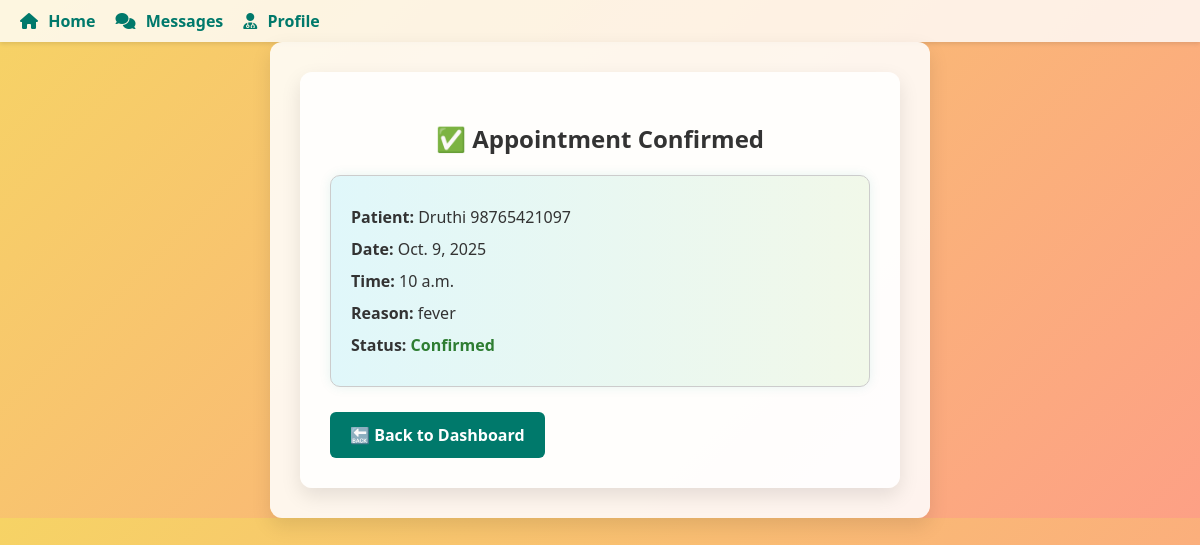
Screenshot of /appointment/confirm/1/ (signed in) with the database file from the repository.
### core/models.py (models this page shows, shortened)
class Appointment(models.Model):
    STATUS_CHOICES = [
        ('pending', 'Pending'),
        ('confirmed', 'Confirmed'),
        ('completed', 'Completed'),
        ('cancelled', 'Cancelled'),
    ]
    patient = models.ForeignKey(settings.AUTH_USER_MODEL, on_delete=models.CASCADE, related_name='appointments')
    doctor = models.ForeignKey(settings.AUTH_USER_MODEL, on_delete=models.CASCADE, related_name='doctor_appointments')
    hospital = models.ForeignKey(Hospital, on_delete=models.CASCADE)
    date = models.DateField()
    time = models.TimeField()
    status = models.CharField(max_length=20, choices=STATUS_CHOICES, default='pending')
    reason = models.TextField(blank=True, null=True)
    created_at = models.DateTimeField(auto_now_add=True)

class User(AbstractUser):
    ROLE_CHOICES = (
        ('patient', 'Patient'),
        ('doctor', 'Doctor'),
        ('therapist', 'Therapist'),
    )
    role = models.CharField(max_length=10, choices=ROLE_CHOICES)
    unique_id = models.CharField(max_length=20, blank=True, null=True, unique=True)
    phone = models.CharField(max_length=15, blank=True)
    profile_photo = models.ImageField(upload_to='profile_photos/', blank=True, null=True)
    date_of_birth = models.DateField(blank=True, null=True)
    location = models.CharField(max_length=100, blank=True)

### core/views.py (the view)
# urls.py: path('appointment/confirm/<int:appointment_id>/', views.confirm_appointment, name='confirm_appointment'),
@login_required
def confirm_appointment(request, appointment_id):
    if request.user.role != 'doctor':
        return redirect('login')
    appointment = get_object_or_404(Appointment, id=appointment_id, doctor=request.user)
    if request.method == 'POST':
        appointment.status = 'confirmed'
        appointment.save()
        messages.success(request, "Appointment confirmed.")
        return redirect('doctor_dashboard')
    return render(request, 'core/confirm_appointment.html', {'appointment': appointment})

### core/templates/core/confirm_appointment.html (shortened to what this page needs)
{% extends 'core/base.html' %} {% block content %}
<main>
    <h2 style="text-align: center;">✅ Appointment Confirmed</h2>
    <div class="confirm-box">
        <p><strong>Patient:</strong> {{ appointment.patient.get_full_name }}</p>
        <p><strong>Date:</strong> {{ appointment.date }}</p>
        <p><strong>Time:</strong> {{ appointment.time }}</p>
        <p><strong>Reason:</strong> {{ appointment.reason }}</p>
        <p><strong>Status:</strong> <span>Confirmed</span></p>
    </div>
    <a href="{% url 'doctor_dashboard' %}" class="btn btn-primary">🔙 Back to Dashboard</a>
</main>
{% endblock %}

### rows the page displays
Appointment: patient.get_full_name "Druthi 98765421097", date "Oct. 9, 2025", time "10 a.m.", reason "fever"
